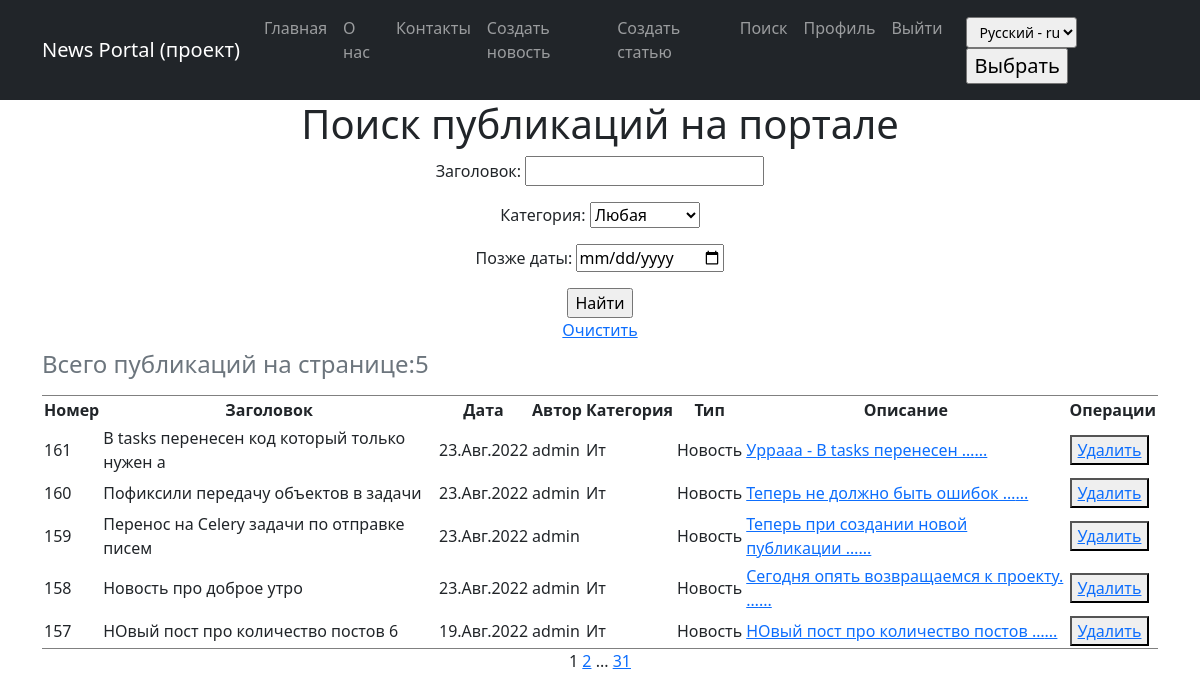
/posts/news/search/ (signed in), run on an earlier commit of the app's database.
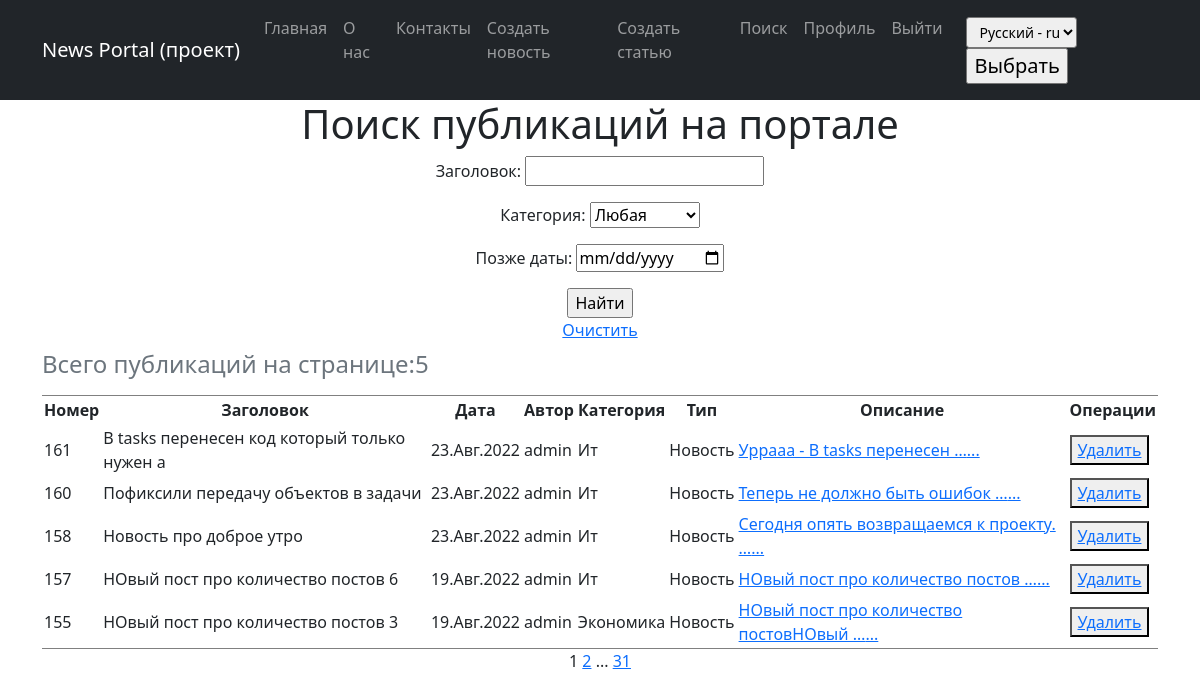
And on a later commit of the database.
### news/models.py (models this page shows, shortened)
class Post(models.Model):
    news = 'NW'
    article = 'AR'
    POST_TYPES =[
        (news, 'Новость'),
        (article, 'Статья'),
    ]
    author_user = models.ForeignKey('Author', on_delete=models.CASCADE, verbose_name=_("Author"))
    post_type = models.CharField(max_length=2,
                                  choices=POST_TYPES,
                                  default=article,
                                  verbose_name=_('Type of post'),
                                 )
    create_date = models.DateTimeField(auto_now_add=True, verbose_name=_('Create date'),)
    category = models.ManyToManyField('Category', through='PostCategory', verbose_name=_('Category'))
    header_post = models.CharField(max_length=128, verbose_name=_('Title'))
    text_post = models.TextField(verbose_name=_('Text'))
    rating_post = models.SmallIntegerField(default=0, verbose_name=_('Rating'))
    is_created = models.BooleanField(default=True, verbose_name=_('Created')) # Редакция для обработки в signals.py - только создали или модифицируем
    def get_cat(self):
        """метод возвращает список категорий, добавлен для отображения категорий в админке"""
        return "\n".join([c.name_category for c in self.category.all()])
    get_cat.short_description = _('Categories')
    class Meta:
        verbose_name = _('Publication')
        verbose_name_plural = _('Publications')

class Author(models.Model):
    author_user = models.OneToOneField(
        User,
        on_delete=models.CASCADE,
        verbose_name="Автор",
    ) #параметр on_delete м.б. SET_NULL
    rating_author = models.SmallIntegerField(default=0, verbose_name="Рэйтинг")
    def __str__(self):
        return f'{self.author_user.username}'
    class Meta:
        verbose_name = 'Автор'
        verbose_name_plural = 'Авторы'

class Category(models.Model):
    name_category = models.CharField(
        max_length=64,
        unique=True,
        verbose_name=_('Category'),
        help_text=_('Name of category - 64 characters'),
    )
    subscribers = models.ManyToManyField(
        User,
        through='CategorySubscriber',
        blank=True,
        verbose_name=_("Subscribers"),
    )
    def get_subscribers(self):
        """метод возвращает список подписчиков, добавлен для отображения категорий в админке"""
        return " ".join([s.username for s in self.subscribers.all()])
    get_subscribers.short_description = _("Subscribers")
    def __str__(self):
        return f"{self.name_category.title()}"
    class Meta:
        verbose_name = _('Category')
        verbose_name_plural = _('Categories')

### news/views.py (the view)
# urls.py: path('news/search/', PostsListSearch.as_view(), name='posts_list_search'),
class PostsListSearch(LoginRequiredMixin, ListView):
    model = Post
    ordering = '-create_date'
    template_name = 'posts_search.html'
    context_object_name = 'finded_posts'
    paginate_by = 5
    def get_queryset(self):
        queryset = super().get_queryset()
        self.filterset = PostFilter(self.request.GET, queryset)
        return self.filterset.qs
    def get_context_data(self, **kwargs):
        context = super().get_context_data()
        context['filterset'] = self.filterset
        return context

### news/templatetags/custom_filters.py (called while the page is built)
@register.filter()
def censor(value):
    if not isinstance(value, str):
        raise TypeError(_("Censorship is carried out only for an object of type string (str)")) # Цензура осуществляется только для объекта типа строка (str)
    else:
        list_ = value.split(" ")
        for i in range(len(list_)):
            if list_[i].strip(string.punctuation).lower() in CENSOR_LIST:
                for j in range(1, len(list_[i])):
                    if list_[i][j] not in string.punctuation:
                        list_[i] = f"{list_[i][:j]}*{list_[i][j+1:]}"
        return f'{" ".join(list_)}'

@register.simple_tag(takes_context=True)
def url_replace(context, **kwargs):
    d = context['request'].GET.copy()
    for k, v in kwargs.items():
        d[k] = v
    return d.urlencode()

### news/templates/posts_search.html (shortened to what this page needs)
{% extends 'flatpages/default.html' %}
{% load i18n %}
{% load custom_filters %}
{% block content %}
<h1>{% trans "Search for publications on the portal" %}</h1>
<form action="" method="get">
    {{ filterset.form.as_p }}
    <input type="submit" value="Найти" />
</form>
<a href="?{% url 'posts_list_search' %}">{% trans "Clear" %}</a>
{% if finded_posts %}
    <table cellpadding="2" frame="hsides">
        <caption align="top"> <h4>{% trans "Publications on the page:" %}{{ finded_posts|length }}</h4></caption>
        <tr>
            <th>{% trans "Id" %}</th>
            <th>{% trans "Title" %}</th>
            <th>{% trans "Date" %}</th>
            <th>{% trans "Author" %}</th>
            <th>{% trans "Category" %}</th>
            <th>{% trans "Type" %}</th>
            <th>{% trans "Descriptions" %}</th>
            <th>{% trans "Operations" %}</th>
        </tr>
        {% for post in finded_posts %}
        <tr>
            <td align="left">{{ post.pk }}</td>
            <td align="left">{{ post.header_post|censor }}</td>
            <td>{{ post.create_date|date:'d.M.Y' }}</td>
            <td align="left">{{ post.author_user }}</td>
            <td align="left">
                {% for cat in post.category.all %}
                {{ cat }}
                {% endfor %}
            </td>
            <td>
                {% if post.post_type == 'AR' %}
                    {% trans "Article" %}
                {% else %}
                    {% trans "News" %}
                {% endif %}
            </td>
            <td align="left">
                {% if post.post_type == 'AR' %}
                     <a href="{% url 'post_update_article' post.pk %}">{{ post.text_post|truncatewords:5|censor }}...</a>
                {% else %}
                     <a href="{% url 'post_update_new' post.pk %}">{{ post.text_post|truncatewords:5|censor }}...</a>
                {% endif %}
            </td>
            <td align="left">
                 {% if post.post_type == 'AR' %}
                     <button><a href="{% url 'post_delete_article' post.pk %}"> {% trans "Delete" %} </a></button>
                {% else %}
                     <button><a href="{% url 'post_delete_new' post.pk %}"> {% trans "Delete" %} </a></button>
                {% endif %}
            </td>
        </tr>
        {% endfor %}
    </table>
{% else %}
    <h3>{% trans "Such news is not found!" %}</h3>
{% endif %}
    {{ page_obj.number }}
    {% if  page_obj.has_next %}
        <a href="?{% url_replace page=page_obj.next_page_number %}">{{ page_obj.next_page_number }}</a>
        {% if paginator.num_pages != page_obj.next_page_number %}
            ...
            <a href="?{% url_replace page=page_obj.paginator.num_pages %}">{{ page_obj.paginator.num_pages }}</a>
        {% endif %}
    {% endif%}
{% endblock content %}

What changed in the data, as far as the page shows it:
removed Post: pk "159", header_post|censor "Перенос на Celery задачи по отправке писем", create_date "23.Авг.2022", author_user "admin", text_post|censor "Теперь при создании новой публикации …"
now on this page (row unchanged): Post: pk "155", header_post|censor "НОвый пост про количество постов 3", create_date "19.Авг.2022", author_user "admin", text_post|censor "НОвый пост про количество постовНОвый …"
now on this page (row unchanged): Category: name_category "Экономика", shown under "155"
